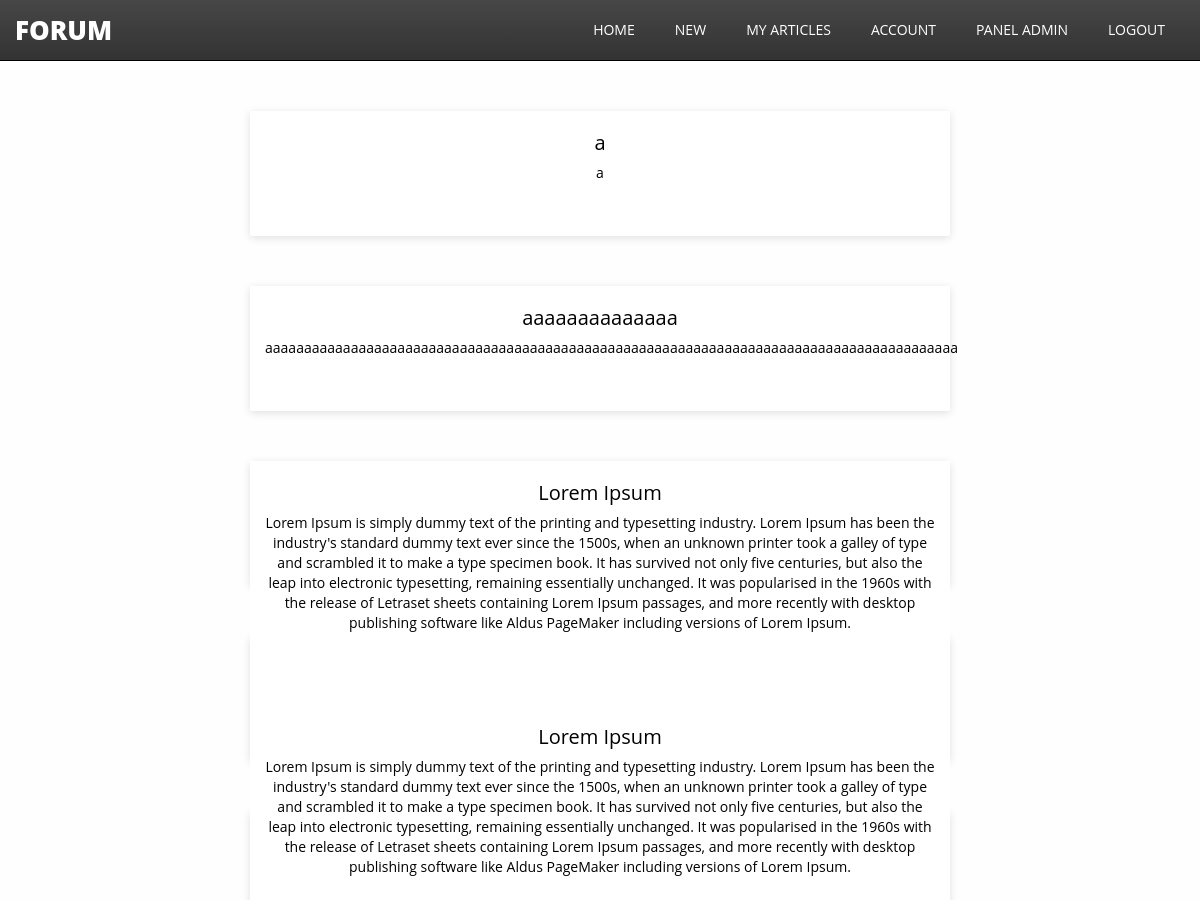
Page /authorposts.php (signed in, upper part) on the earlier database version.
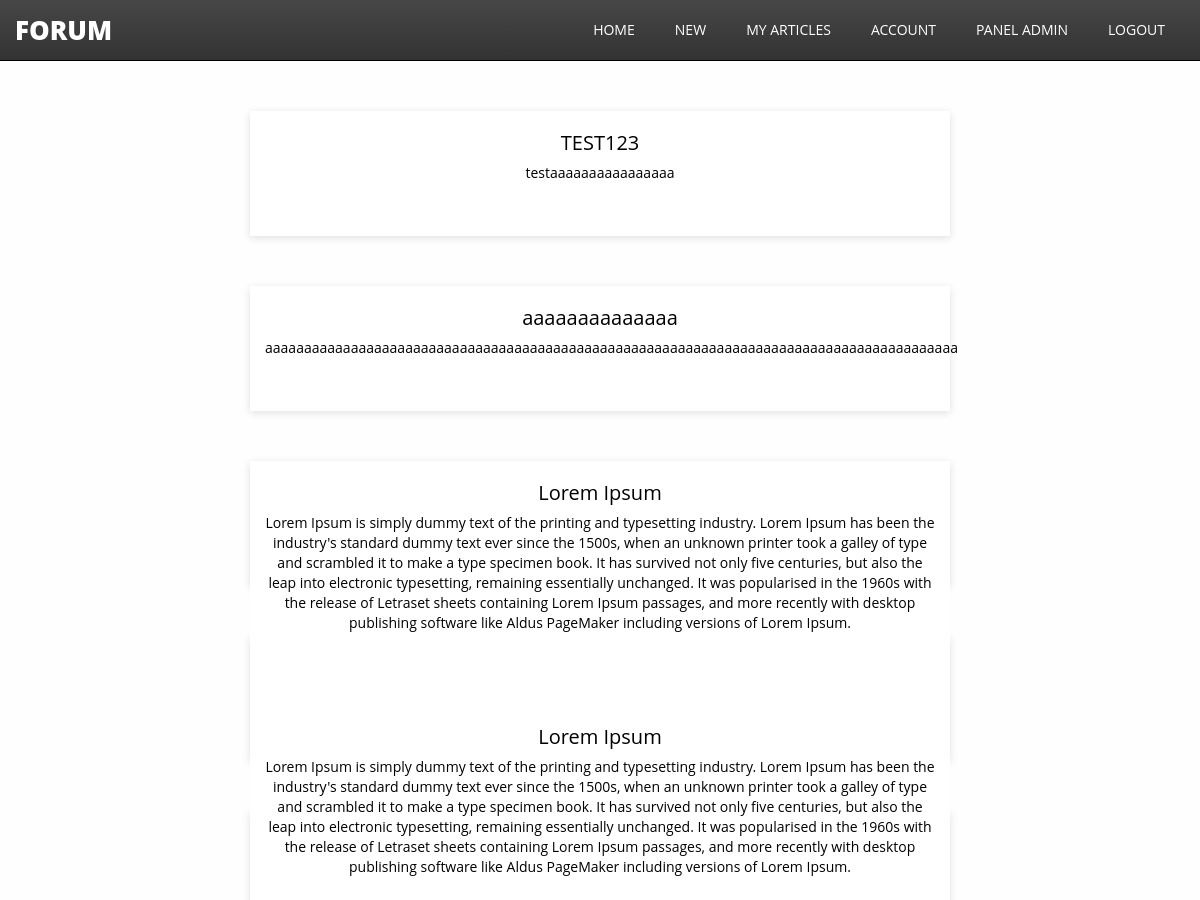
Same page on the later database version.
### tables this page shows
CREATE TABLE `articles` (
  `id` int(11) NOT NULL,
  `title` text NOT NULL,
  `description` text NOT NULL,
  `content` text NOT NULL,
  `date` text NOT NULL,
  `author_id` int(11) NOT NULL,
  `author_username` varchar(255) NOT NULL
);

### actions/articles/allAuthorPosts.php (called while the page is built)
<?php
require('actions/database.php');
$getAllAuthorArticles = $bdd->prepare('SELECT id,title,description,content,date FROM articles WHERE author_id = ?');
$getAllAuthorArticles->execute(array($_SESSION['id']));

### authorposts.php (the view, shortened to what this page needs)
<?php
require('actions/articles/allAuthorPosts.php');
?>
<!DOCTYPE html>
<html lang="en">
<head>
    <link rel="stylesheet" href="./assets/navbar.css">
    <link rel="stylesheet" href="./assets/card.css">
</head>
<body>
<?php include 'includes/navbar.php'; ?>
    <?php
        while($articles = $getAllAuthorArticles->fetch()){
            ?>
            <div class="container1">
  <div class="card-media">
    <div class="card-media-body">
      <div class="card-media-body-top">
      <span class="card-media-body-heading"><?=$articles['title'];?></span>
      </div>
      <span class="card-media-body-heading1"><?=$articles['description'];?></span>
      <br> </br>
    </div>
  </div>
</div>
            <?php
        }
    ?>
</body>
</html>

### includes/navbar.php (shortened to what this page needs)
<header class="header-area">
  <div class="navbar-area">
    <div class="container">
      <nav class="site-navbar">
        <a href="index.php" class="site-logo">Forum</a>
        <ul>
          <li><a href="index.php">Home</a></li>
          <li><a href="newpost.php">New</a></li>
          <li><a href="authorposts.php">My Articles</a></li>
          <li><a href="#">Account</a></li>
          <li><a href="#">Panel Admin</a></li>
          <li><a href="actions/users/logoutAction.php">Logout</a></li>
        </ul>
      </nav>
    </div>
  </div>
</header>

### assets/navbar.css (style rules this page uses)
* { margin: 0; padding: 0; box-sizing: border-box; }
body { font-family: "Open Sans", sans-serif; font-size: 14px; font-weight: 400; line-height: 20px; }
.container { width: 100%; max-width: 1440px; margin: 0 auto; padding: 0 15px; }
.header-area { background: linear-gradient(rgba(0, 0, 0, 0.3), rgba(0, 0, 0, 0.5)), url(https://images.unsplash.com/photo-1528353518104-dbd48bee7bc4?ixlib=rb-1.2.1&ixid=eyJhcHBfaWQiOjEyMDd9&auto=format&fit=crop&w=2089&q=80); background-position: center center; background-size: cover; }
.navbar-area { background: rgba(0, 0, 0, 0.6); border-bottom: 1px solid #000; }
.site-navbar { display: flex; justify-content: space-between; align-items: center; }
a.site-logo { font-size: 26px; font-weight: 800; text-transform: uppercase; color: #fff; text-decoration: none; }
.site-navbar ul { margin: 0; padding: 0; list-style: none; display: flex; }
.site-navbar ul li a { color: #fff; padding: 20px; display: block; text-decoration: none; text-transform: uppercase; }

### assets/card.css (style rules this page uses)
html { background-color: #fefefe; box-sizing: border-box; font-family: "Roboto", sans-serif; font-size: 14px; font-weight: 500; }
*, *:before, *:after { box-sizing: inherit; }
.container1 { margin: 50px auto 0; width: 700px; }
.card-media { border-radius: 2px; box-shadow: 0 2px 8px rgba(0, 0, 0, 0.12); height: 125px; margin-bottom: 25px; transition: all 300ms ease-out; width: 100%; }
.card-media-body { background-color: #fff; float: left; height: auto; padding: 12px 15px; position: relative; align-items: center; width: 100%; }
.card-media-body-top { display: block; }
.card-media-body-heading { display: block; margin-top: 10px; font-size: 20px; text-align: center; }
.card-media-body-heading1 { display: block; margin-top: 10px; text-align: center; }

Differences in the rows shown:
changed articles: title "a" → "TEST123"; description "a" → "testaaaaaaaaaaaaaaaa"
